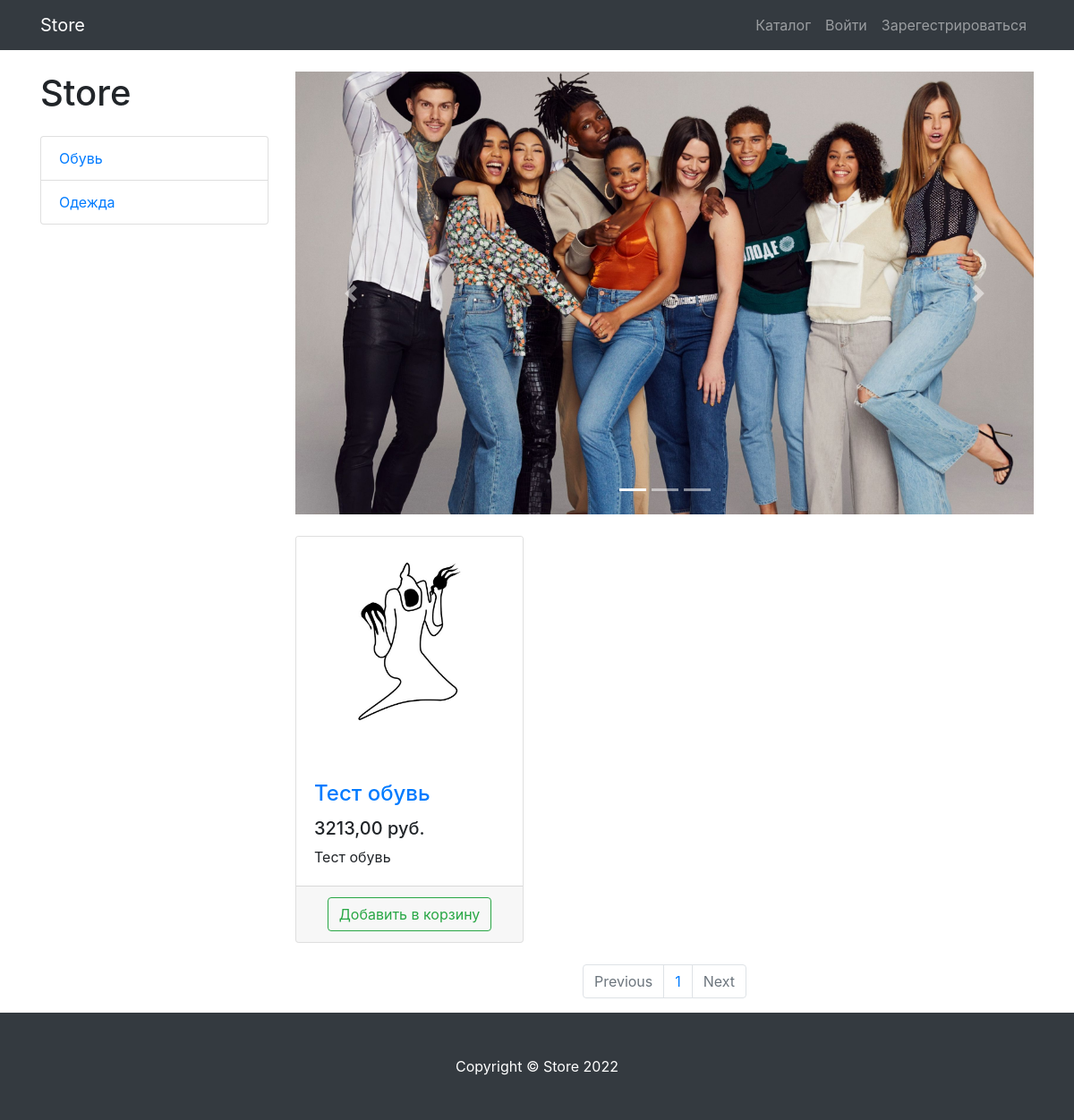
Page /products/category/1/ on the committed database.
### products/models.py (models this page shows, shortened)
class ProductCategory(models.Model):
    name = models.CharField(max_length=200, unique=True)
    description = models.TextField(null=True, blank=True)
    class Meta:
        verbose_name = 'Категория'
        verbose_name_plural = "Категории"

class Product(models.Model):
    name = models.CharField(max_length=200)
    description = models.TextField()
    price = models.DecimalField(max_digits=6, decimal_places=2)
    quantity = models.PositiveIntegerField(default=0)
    image = models.ImageField(upload_to='products_images')
    category = models.ForeignKey(to=ProductCategory, on_delete=models.CASCADE)
    created_at = models.DateTimeField(auto_now_add=True)
    class Meta:
        verbose_name = 'Товар'
        verbose_name_plural = "Товары"

### products/views.py (the view)
# urls.py: path('', ProductListView.as_view(extra_context={'title':'Storedimas'}), name='index'),
class ProductListView(TitleMixin, ListView):
    model = Product
    template_name = 'products/products.html'
    paginate_by = 1
    title = 'Store - Каталог'
    def get_queryset(self):
        queryset = super(ProductListView, self).get_queryset()
        category_id = self.kwargs.get('category_id')
        return queryset.filter(category_id=category_id) if category_id else queryset
    def get_context_data(self, **kwargs):
        context = super(ProductListView, self).get_context_data()
        context['categories'] = ProductCategory.objects.all()
        return context

### common/views.py (called while the page is built)
    def get_context_data(self, **kwargs):
        context = super(TitleMixin, self).get_context_data(**kwargs)
        context['title'] = self.title
        return context

### templates/products/products.html (shortened to what this page needs)
{% extends 'products/base.html' %}
{% load static %}
{% block css %}
<link href="{% static 'vendor/css/products.css' %}" rel="stylesheet">
{% endblock %}
{% block content %}
<div class="container">
    <div class="row">
        <div class="col-lg-3">
            <h1 class="my-4">Store</h1>
            <div class="list-group">
                {% for category in categories %}
                <a href="{% if category %}{% url 'products:category' category.id %}{% else %}#{% endif %}" class="list-group-item">{{ category.name }}</a>
                {% endfor %}
            </div>
        </div>
        <div class="col-lg-9">
                <div id="carouselExampleIndicators" class="carousel slide my-4" data-ride="carousel">
                <ol class="carousel-indicators">
                    <li data-target="#carouselExampleIndicators" data-slide-to="0" class="active"></li>
                    <li data-target="#carouselExampleIndicators" data-slide-to="1"></li>
                    <li data-target="#carouselExampleIndicators" data-slide-to="2"></li>
                </ol>
                <div class="carousel-inner" role="listbox">
                    <div class="carousel-item active">
                        <img class="d-block img-fluid" src="/static/vendor/img/slides/slide-1.jpg" alt="First slide">
                    </div>
                </div>
                <a class="carousel-control-prev" href="#carouselExampleIndicators" role="button" data-slide="prev">
                    <span class="carousel-control-prev-icon" aria-hidden="true"></span>
                </a>
                <a class="carousel-control-next" href="#carouselExampleIndicators" role="button" data-slide="next">
                    <span class="carousel-control-next-icon" aria-hidden="true"></span>
                </a>
            </div>
            <div class="row">
                {% for product in object_list %}
                <div class="col-lg-4 col-md-6 mb-4">
                    <div class="card h-100">
                        <a href="#">
                            <img class="card-img-top"
                                 src="{{ product.image.url }}"
                                 alt="">
                        </a>
                        <div class="card-body">
                            <h4 class="card-title">
                                <a href="#">{{ product.name }}</a>
                            </h4>
                            <h5>{{ product.price }} руб.</h5>
                            <p class="card-text">{{ product.description }}</p>
                        </div>
                        <div class="card-footer text-center">
                            <a  class="btn btn-outline-success" href="{% url 'products:basket/add' product.id%}">Добавить в корзину</a>
                    </div>
                </div>
                </div>
                {%endfor%}
            </div>
            <nav aria-label="Page navigation example">
                <ul class="pagination justify-content-center">
                    <li class="page-item {% if not page_obj.has_previous %}disabled{% endif %}">
                        <a class="page-link" href="{% if page_obj.has_previous %}{% url 'products:paginator' page_obj.previous_page_number %}{% else %}#{% endif %}" tabindex="-1" aria-disabled="true">Previous</a>
                    </li>
                    {% for page in paginator.page_range %}
                    <li class="page-item"><a class="page-link" href="{% url 'products:paginator' page %}">{{ page }}</a></li>
                  {% endfor %}
                    <li class="page-item {% if not page_obj.has_next %}disabled{% else %}#{% endif %}">
                        <a class="page-link" href="{% if page_obj.has_next %}{% url 'products:paginator' page_obj.next_page_number %}{% else %}#{% endif %}">Next</a>
                    </li>
                </ul>
            </nav>
        </div>
    </div>
</div>
{% endblock %}
{% block footer %}
<footer class="py-5 bg-dark">
    <div class="container">
        <p class="m-0 text-center text-white">Copyright &copy; Store 2022</p>
    </div>
</footer>
{% endblock %}

### rows in the picture
ProductCategory: name "Обувь"
ProductCategory: name "Одежда"
Product: image (picture), name "Тест обувь", price "3213,00", description "Тест обувь"

### other values in the picture
{{ page }} "1"
